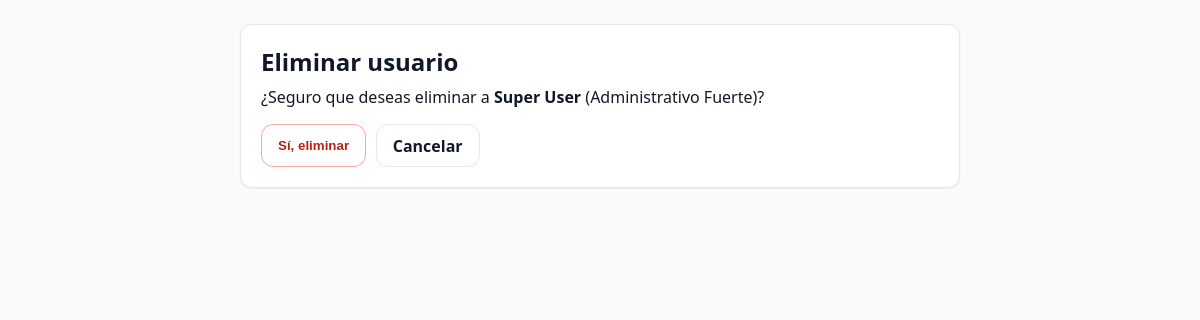
Screenshot of /panel/borrar/111111111/ (signed in) with the database file from the repository.
### usuarios/models.py (models this page shows, shortened)
class Usuario(AbstractUser):
    rut = models.CharField(max_length=12, unique=True, primary_key=True)
    CARGOS = [
        ("GUARDIA", "Guardia"),
        ("ADMIN_DEBIL", "Administrativo Débil"),
        ("ADMIN_FUERTE", "Administrativo Fuerte"),
    ]
    cargo = models.CharField(max_length=20, choices=CARGOS)
    def es_guardia(self):
        return self.cargo == "GUARDIA"
    def es_admin_debil(self):
        return self.cargo == "ADMIN_DEBIL"

### usuarios/views.py (the view)
# urls.py: path("borrar/<str:rut>/", views.borrar_usuario, name="borrar_usuario"),
@login_required
def borrar_usuario(request, rut):
    usuario_actual = request.user
    usuario_obj = get_object_or_404(Usuario, rut=rut)
    if usuario_actual.es_guardia():
        messages.error(request, "No tienes permiso para eliminar usuarios.")
        return redirect("listar_usuarios")
    if usuario_actual.es_admin_debil() and usuario_obj.cargo != "GUARDIA":
        messages.error(request, "Solo puedes eliminar guardias.")
        return redirect("listar_usuarios")
    if request.method == "POST":
        nombre = f"{usuario_obj.first_name} {usuario_obj.last_name}"
        usuario_obj.delete()
        messages.success(request, f"Usuario {nombre} eliminado correctamente.")
        return redirect("listar_usuarios")
    return render(request, "usuarios/confirmar_eliminar.html", {"usuario_obj": usuario_obj})

### usuarios/templates/usuarios/confirmar_eliminar.html (shortened to what this page needs)
{% extends "base.html" %}
{% load static %}
{% block page_css %}
<link rel="stylesheet" href="{% static 'css/pages/confirmar_eliminar.css' %}">
{% endblock %}
{% block content %}
<section class="card confirm">
  <h1 class="confirm__title">Eliminar usuario</h1>
  <p class="confirm__text">
    ¿Seguro que deseas eliminar a
    <strong>{{ usuario_obj.first_name }} {{ usuario_obj.last_name }}</strong>
    {% if usuario_obj.get_cargo_display %} ({{ usuario_obj.get_cargo_display }}){% endif %}?
  </p>
  <form method="post" class="confirm__actions">
    <button class="btn btn--danger" type="submit">Sí, eliminar</button>
    <a class="btn btn--ghost" href="{% url 'listar_usuarios' %}">Cancelar</a>
  </form>
</section>
{% endblock %}

### static/css/base.css (style rules this page uses)
:root { --negro: #1B0729; --naranjo_usm: #FF9900; --azul_usm: #004B85; --bg: #fafafa; --text: #111827; --white_text: #FFFFFF; --color-button: #CCCCCCff; --radius: 12px; --space-1: 4px; --space-2: 8px; --space-3: 12px; --space-4: 16px; --shadow-1: 0 1px 2px rgba(0,0,0,.06); --font-sans: system-ui, Inter, "Segoe UI", Roboto, Arial, sans-serif; --brand: var(--azul_usm); --brand-contrast: var(--white_text); --accent: var(--naranjo_usm); --accent-contrast: var(--text); --surface: #fff; --border: #e5e7eb; --container-w: 1200px; }
html,body { font-family:var(--font-sans); background:var(--bg); color:var(--text) }
.btn { padding:.6rem 1rem; border-radius:var(--radius); background:var(--brand); color:#fff; border:0; cursor:pointer }
.card { background:#fff; border:1px solid #eee; border-radius:var(--radius); box-shadow:var(--shadow-1); padding:1rem }
* { box-sizing:border-box }
html,body { height:100% }
body { margin:0; background:var(--bg); color:var(--text); font-family:var(--font-sans); -webkit-font-smoothing:antialiased; text-rendering:optimizeLegibility; }
.card { background:var(--surface); border:1px solid var(--border); border-radius:var(--radius); box-shadow:var(--shadow-1); padding:1rem; }
.btn { display:inline-flex; align-items:center; gap:.5rem; padding:.6rem 1rem; border-radius:var(--radius); border:1px solid transparent; font-weight:600; cursor:pointer; text-decoration:none; }
.btn--ghost { background:transparent; color:var(--text); border-color:var(--border) }

### static/css/pages/confirmar_eliminar.css (style rules this page uses)
.confirm { max-width: 720px; margin: 1.5rem auto; padding: 1.25rem; }
.confirm__title { margin:0 0 .5rem }
.confirm__text { margin:.25rem 0 1rem }
.confirm__actions { display:flex; gap:.6rem; flex-wrap:wrap; margin-top:.75rem; }
.btn--danger { color:#b42318; border:1px solid #fca5a5; background:#fff; }

### rows the page displays
Usuario: first_name "Super", last_name "User", cargo "Administrativo Fuerte"
